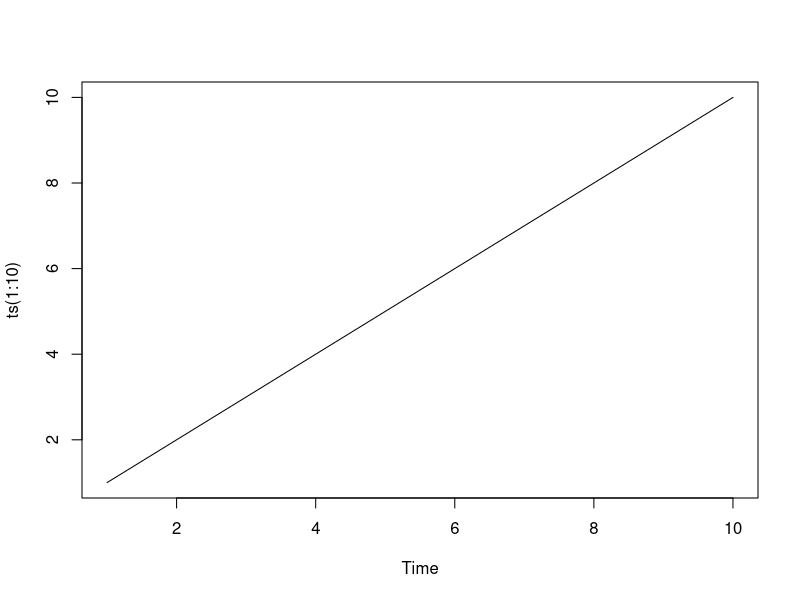
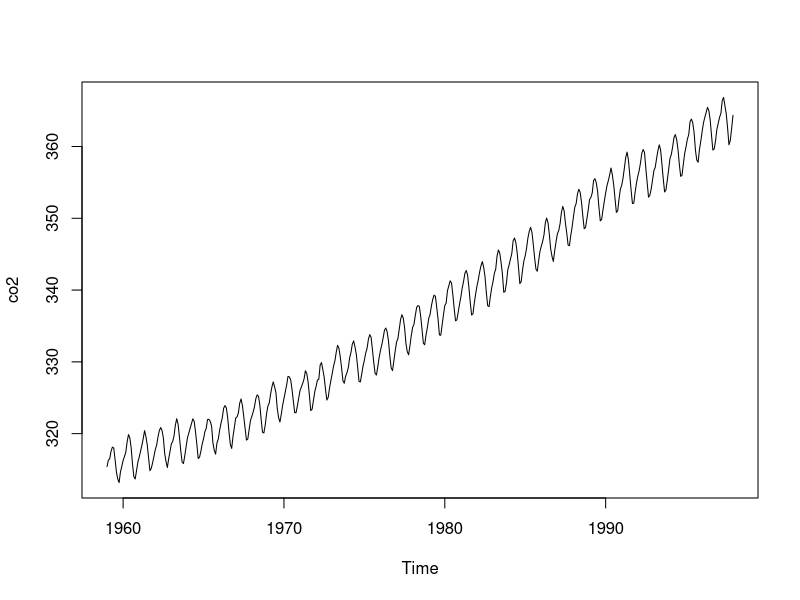
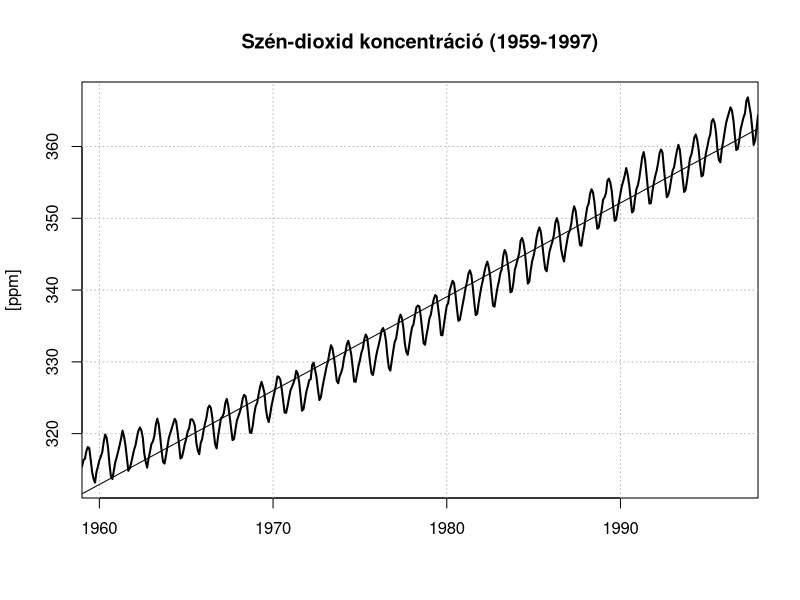
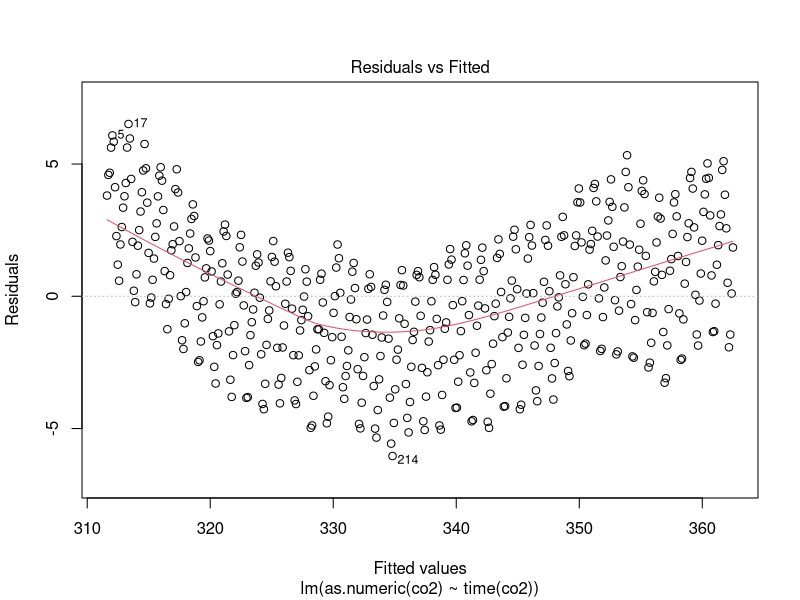
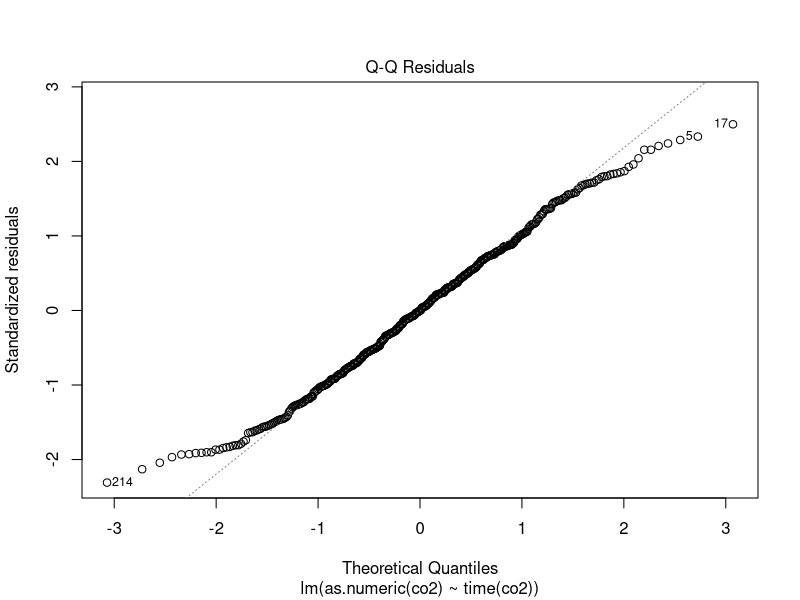
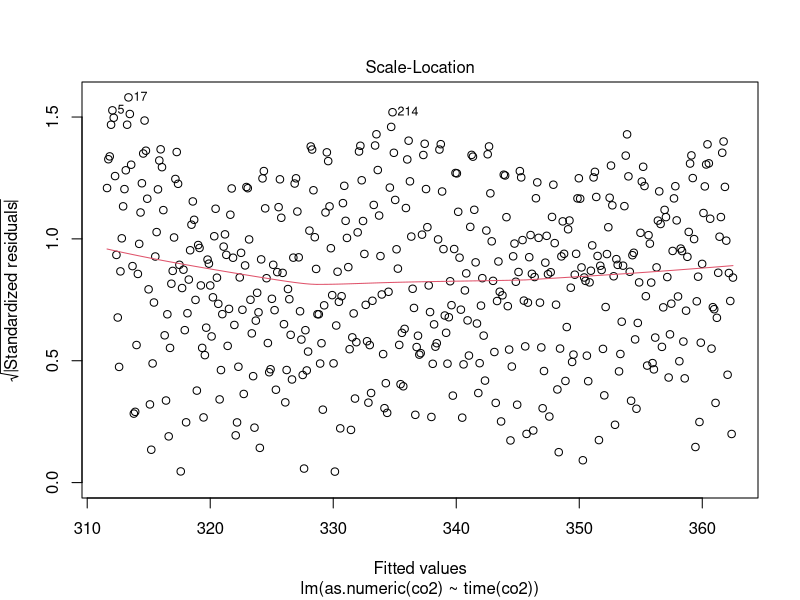
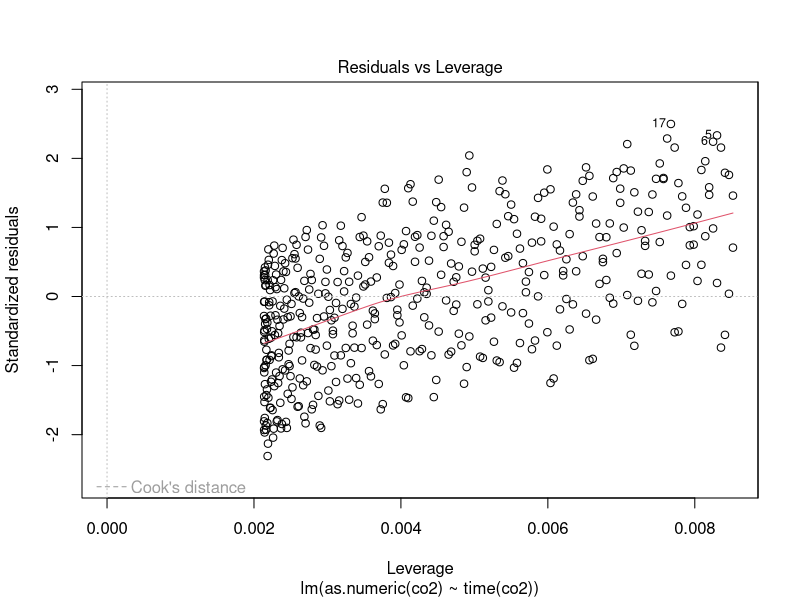
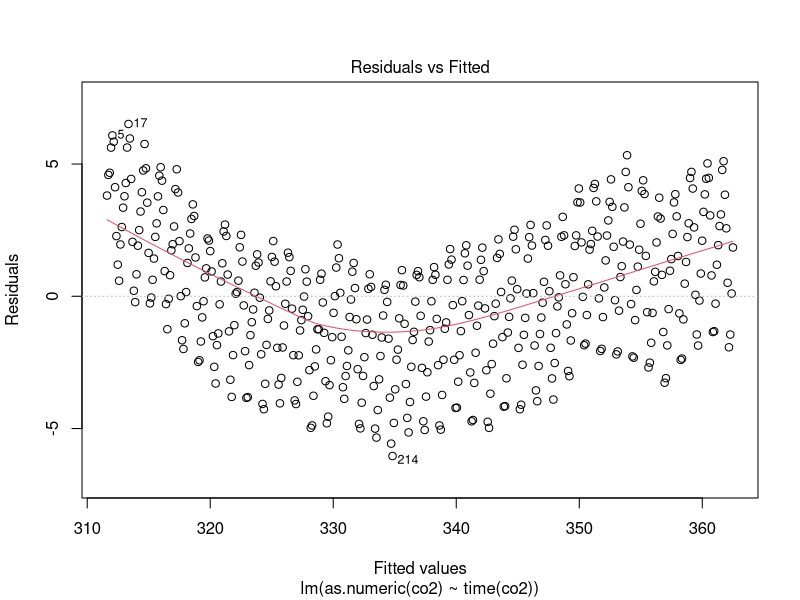

Write R code to recreate these figures, in order.
## Idősor osztály
ts(1:10)
plot(ts(1:10))

co2
?co2
tsp(co2)
time(co2)

plot(co2)

## Látványosabb ábra
plot(co2,main="Szén-dioxid koncentráció (1959-1997)",xlab="",ylab="[ppm]",xaxs="i",typ="n")
grid(col="grey")
lines(co2,lwd=2)

co2.lm = lm(as.numeric(co2) ~ time(co2))
abline(co2.lm)
summary(co2.lm)
plot(co2.lm)

co2para.lm = lm(as.numeric(co2) ~ time(co2) + I(time(co2)^2))
?predict.lm
lines(as.numeric(predict(co2para.lm)) ~ as.numeric(time(co2)), col=2)

### Idősor soros függés
## Illeszkedési hiány
plot(co2.lm, 1)
plot(co2.lm$fitted.values, co2.lm$residuals)
lines(loess.smooth(co2.lm$fitted.values, co2.lm$residuals))
coef(co2.lm)
coef(co2para.lm)
## Függénnyel
plot(fitted(co2.lm),residuals(co2.lm))
lines(loess.smooth(fitted(co2.lm),residuals(co2.lm)))
## 
plot(time(co2),residuals(co2.lm))
plot(time(co2),residuals(co2.lm), type="l")


## Mozgóátlag modell
plot(co2)
co2.ma3=filter(co2,c(1/3,1/3,1/3)) #Mozgó átlag 3 e. ablak
lines(co2.ma3, col=3)
co2.ma4=filter(co2,c(rep(1/4,4))) #Mozgó átlag 4 e. ablak
lines(co2.ma4, col=4)
co2.ma4jav=filter(co2,c(1/8,rep(1/4,3),1/8)) #Mozgó átlag javított 4 e. ablak
lines(co2.ma4jav, col=4)
co2.ma12=filter(co2,c(1/24,rep(1/12,11),1/24)) #Mozgó átlag 12 e. ablak
lines(co2.ma12,col=4)

##Dekompozíció mozgóátlaggal
co2.dec <- decompose(co2)
plot(co2.dec)
plot(co2.dec$trend)
plot(co2.dec$seasonal)
co2.maradek = na.omit(co2.dec$random)
plot(co2.maradek)

## Fehér zaj
zaj <- rnorm(length(co2.maradek),mean(co2.maradek),sd(co2.maradek))
plot(ts(zaj, c(1959,7), freq=12),ylim=c(-1,1))
lines(co2.maradek, col=2)

## Autokorreláció
acf(zaj)
lag.plot(zaj, lags=4, layout = c(2,2))

acf(co2.maradek)
lag.plot(co2.maradek, lags=4, layout = c(2,2))

## Trendmentesítés
co2.notrend <- na.omit(co2 - co2.dec$trend)
plot(co2.notrend)
mean(co2.notrend)
co2.notrend.acf <- acf(co2.notrend)
co2.notrend.acf$acf

## Regresszió maradékok az idő függvényében
acf(residuals(co2.lm))
acf(residuals(co2para.lm))

co2.stl <- stl(co2, "period")
co2.stl.maradek <- co2.stl$time.series[,"remainder"]
co2.stlmarade.ts <- ts(co2.stl.maradek,start=1959, freq=12)
plot(co2.stlmarade.ts)
acf(co2.stlmarade.ts)     

## Spektrum
spectrum(co2.stlmarade.ts, spans = 5)
